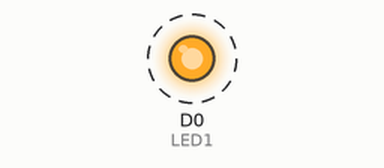
This sketch was run on a simulated ESP8266 (NodeMCU). On the bench: output pins drawn as LEDs (lit = HIGH). Dashed ring = blinking. What the sketch prints to the serial monitor is not drawn.

Above: at 1.12 s.
Timing chart, 0 to 4.0 s (numbered marks = the images above):
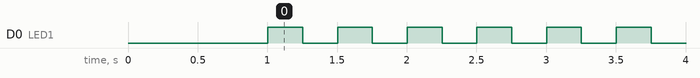

Measured:
- by itself, D0 (LED1): alternates HIGH for 0.25 s and LOW for 0.25 s

The sketch:

Continuous_TCP.ino
```cpp
//-- Libraries Included --------------------------------------------------------------
  #include <ESP8266WiFi.h>
//------------------------------------------------------------------------------------
  // Define I/O Pins
  #define     LED1      D0          // Connectivity With Client #1
//------------------------------------------------------------------------------------
  // Authentication Variables
  char*       TKDssid;              // SERVER WIFI NAME
  char*       TKDpassword;          // SERVER PASSWORD

  IPAddress    apIP(192, 168, 10, 1);  // Defining a static IP address: local & gateway
                                    // Default IP in AP mode is 192.168.4.1
//------------------------------------------------------------------------------------
  WiFiServer  TKDServer(9001);      // THE SERVER AND THE PORT NUMBER
  WiFiClient  TKDClient;     // THE SERVER CLIENTS
//====================================================================================
void setup() {
    // Setting The Serial Port
    Serial.begin(115200);           // Computer Communication

    // Setting The Mode Of Pins
    pinMode(LED1, OUTPUT);          // Indicator For Client #1 Connectivity


    // Print Message Of I/O Setting Progress
    Serial.println();
    Serial.println("I/O Pins Modes Set .... Done");

    // Setting Up A Wifi Access Point
    SetWifi("TAKEONE", "");

}

void loop() {
      IsClients();
}
//====================================================================================

  void SetWifi(char* Name, char* Password)
  {
    // Stop Any Previous WIFI
    WiFi.disconnect();

    // Setting The Wifi Mode
    WiFi.mode(WIFI_AP_STA);
    WiFi.softAPConfig(apIP, apIP, IPAddress(255, 255, 255, 0));   // subnet FF FF FF 00
    Serial.println("WIFI Mode : AccessPoint Station");

    // Setting The Access Point
    TKDssid      = Name;
    TKDpassword  = Password;

    // Starting The Access Point
    WiFi.softAP(TKDssid, TKDpassword);
    Serial.println("WIFI < " + String(TKDssid) + " > ... Started");

    // Wait For Few Seconds
    delay(1000);

    // Getting Server IP
    IPAddress IP = WiFi.softAPIP();

    // Printing The Server IP Address
    Serial.print("AccessPoint IP : ");
    Serial.println(IP);

    // Starting Server
    TKDServer.begin();
    Serial.println("Server Started");
  }

//====================================================================================

  void IsClients()
  {
    if(TKDServer.hasClient())
    {
      WiFiClient TKDClient = TKDServer.available();

      digitalWrite(LED1, HIGH);

      while(1)
      {

        //--[ Draft ] ---------------------------------------------------


        //---------------------------------------------------------------
        // If Clients Are Connected
        //---------------------------------------------------------------

        if(TKDClient.available())
        {
          // Here We Read The Message
          String Message = TKDClient.readStringUntil('\r');
          // Here We Print The Message On The Screen
          Serial.println(Message);
          // Here We Reply To The Client With A Message
          TKDClient.print("\nWe Got Your Message");
          TKDClient.flush();
        }

        //---------------------------------------------------------------
        // If Clients Are Disconnected
        //---------------------------------------------------------------

        if(!TKDClient || !TKDClient.connected())
        {
          // Here We Turn Off The LED To Indicated The Its Disconnectted
          digitalWrite(LED1, LOW);
          // Here We Jump Out Of The While Loop
          break;
        }

        //----------------------------------------------------------------

      }

    }
    else
    {
      // This LED Blinks If No Clients Where Available
      digitalWrite(LED1, HIGH);
      delay(250);
      digitalWrite(LED1, LOW);
      delay(250);
    }
  }

//====================================================================================
```
